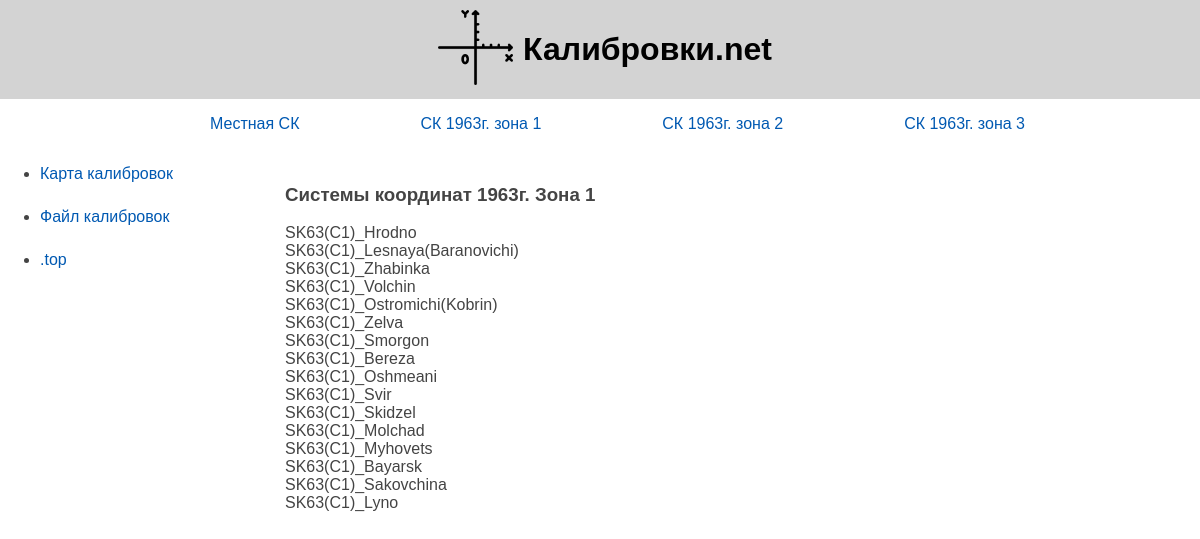
Screenshot of /cs63_c1/ with the database file from the repository.
### main/models.py (models this page shows)
class Coordinate_System(models.Model):
    zone_types = [("C1", "C1"), ("C2", "C2"), ("C3", "C3"), ("Not Zone", "Not Zone")]
    SC_types = [("SC63", "SC63"), ("MSK", "MSK")]
    name_calib_in_TBC = models.CharField(blank=False, max_length=50)
    name_calib_rus = models.CharField(blank=False, max_length=50)
    SC = models.CharField(max_length=4, choices=SC_types)
    zone = models.CharField(max_length=8, choices=zone_types)

### main/views.py (the view)
# urls.py: path('cs63_c1/', main_views.cs63_c1, name="cs63_c1"),
def cs63_c1(request):
    return render(request, 'CS_63_C1.html',
                  {'menu': main_menu, 'title': "СК 1963г. зона 1", 'c1': Coordinate_System.objects.filter(zone="C1")})

### main/templates/CS_63_C1.html
{% extends 'base.html' %}
{% block content %}
    <div class="cs-page">
        <ul class="cs-ul">
            <li class="cs-lable"><h3>Системы координат 1963г. Зона 1</h3></li>
            {% for m in c1 %}
            <li class="cs-li">{{m.name_calib_in_TBC}}</li>
            {% endfor %}
        </ul>
    </div>
{% endblock %}

### main/templates/base.html (shortened to what this page needs)
{% load static %}
<!DOCTYPE html>
<html lang="en">
    <head>
        <link type="text/css" href="{% static 'main/css/style.css' %}" rel="stylesheet" />
    </head>
    <body>
        <header>
            <a href="/"><img src="{% static 'main/img/logo.png' %}" class="img-logo"></a>
            <a href="/"  class="logo"><h1>Калибровки.net</h1></a>
        </header>
    {% block mainmenu %}
        <nav>
            <ul class="main-menu">
                {% for m in menu %}
                <a href="{% url m.url_name %}">
                <li>{{m.title}}</li>
                </a>
                {% endfor %}
            </ul>
        </nav>
    {% endblock mainmenu %}
        <div class="center">
            <ul id="leftchapters">
                <li><a href="https://naukabgtg.github.io/Calibrovki_web/#7/53.201/29.509" target="_blank">Карта калибровок</a></li>
                <li><a href="{% static 'main/files/custom.csd' %}" download>Файл калибровок</a></li>
                <li><a href="{% url 'top' %}">.top</a></li>
            </ul>
    {% block content %}
    {% endblock %}
        </div>
    </body>
</html>

### main/static/main/css/style.css (style rules this page uses)
body { font-family: 'Arial'; margin: 0; padding: 0; height: 100%; width: 100%; color: #444; }
a { color: #0059b2; text-decoration: none; }
.main-menu { display: flex; flex-wrap: wrap; align-items: center; justify-content: center; column-gap: 10%; }
.center { display: flex; }
.main-menu li { display: inline; margin-right: 5px; }
header { display: flex; align-content: stretch; justify-content: center; align-items: center; background-color: lightgray; }
.logo { color: black; }
.img-logo { width: 75px; height: 75px; padding: 10px 10px 10px 10px; }
#leftchapters { display: flex; flex-direction: column; row-gap: 25px; justify-content: flex-start; align-content: center; margin-right: 6%; }
.cs-ul { display: inline-block; list-style-type: none; }

### rows the page displays
Coordinate_System: name_calib_in_TBC "SK63(C1)_Hrodno"
Coordinate_System: name_calib_in_TBC "SK63(C1)_Lesnaya(Baranovichi)"
Coordinate_System: name_calib_in_TBC "SK63(C1)_Zhabinka"
Coordinate_System: name_calib_in_TBC "SK63(C1)_Volchin"
Coordinate_System: name_calib_in_TBC "SK63(C1)_Ostromichi(Kobrin)"
Coordinate_System: name_calib_in_TBC "SK63(C1)_Zelva"
Coordinate_System: name_calib_in_TBC "SK63(C1)_Smorgon"
Coordinate_System: name_calib_in_TBC "SK63(C1)_Bereza"
Coordinate_System: name_calib_in_TBC "SK63(C1)_Oshmeani"
Coordinate_System: name_calib_in_TBC "SK63(C1)_Svir"
Coordinate_System: name_calib_in_TBC "SK63(C1)_Skidzel"
Coordinate_System: name_calib_in_TBC "SK63(C1)_Molchad"
Coordinate_System: name_calib_in_TBC "SK63(C1)_Myhovets"
Coordinate_System: name_calib_in_TBC "SK63(C1)_Bayarsk"
Coordinate_System: name_calib_in_TBC "SK63(C1)_Sakovchina"
Coordinate_System: name_calib_in_TBC "SK63(C1)_Lyno"

### other values shown
{{ m.title }} "Местная СК" "СК 1963г. зона 1" "СК 1963г. зона 2" "СК 1963г. зона 3"
